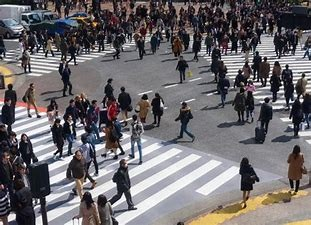
#> input picture images/pedestrian.jpg, 311 x 225 px
$ python SVD_extraction.py
#> lines starting #> are read from the running program, lines starting #| are printed output that depends on the picture
"""
img = mpimg.imread("E:/FFOutput/1024x768_188k.jpg")
img = img[:, :, :]/255
print("原始图像尺寸：", img.shape)

# 灰度化：灰度化是一个加权平均的过程！
a1, a2, a3 = 0.2989, 0.5870, 0.1140
img_gray = img[:,:,0]*a1+img[:,:,1]*a2+img[:,:,2]*a3
print("灰度化后尺寸：", img_gray.shape)

# 奇异值分解，用于压缩图像
M, Q, N = np.linalg.svd(img_gray, full_matrices=True)
# [5 lines of commented-out code are left out]
img1 = mpimg.imread("E:/FFOutput/1.png")
img1 = img1[:, :, :]/255
img_gray1 = img1[:,:,0]*a1+img1[:,:,1]*a2+img1[:,:,2]*a3
M, Q1, N = np.linalg.svd(img_gray1, full_matrices=True)
ans=0
for i in range(min(len(Q),len(Q1))):
    if (Q1[i] == 0):
        continue;
    print(Q[i],Q1[i],Q==Q1)
    p = Q[i] / Q1[i]
    ans += p * np.log2(p)

print('\033[1;31m-----------------------------------------------\033[0m')
print('\033[1;31m Entropy =', abs(ans), '\033[0m')
"""
from PIL import Image
import numpy as np
import cv2


def rebuild_img(u, sigma, v, p):  # p表示奇异值的百分比
    print(p)
    m = len(u)
    n = len(v)
    a = np.zeros((m, n))

    count = (int)(sum(sigma))
    curSum = 0
    k = 0
    while curSum <= count * p:
        uk = u[:, k].reshape(m, 1)
        vk = v[k].reshape(1, n)
        a += sigma[k] * np.dot(uk, vk)
        curSum += sigma[k]
        k += 1
    print('k:', k)
    a[a < 0] = 0
    a[a > 255] = 255
    # 按照最近距离取整数，并设置参数类型为uint8
    return np.rint(a).astype("uint8")


if __name__ == '__main__':
    img = Image.open('images/pedestrian.jpg', 'r')
#> img is the input picture: PIL image 311x225 RGB; mean R, G, B 109.8, 106.2, 109.3
    a = np.array(img)

    for p in np.arange(0.1, 1, 0.1):
        u, sigma, v = np.linalg.svd(a[:, :, 0])
        R = rebuild_img(u, sigma, v, p)

        u, sigma, v = np.linalg.svd(a[:, :, 1])
        G = rebuild_img(u, sigma, v, p)

        u, sigma, v = np.linalg.svd(a[:, :, 2])
        B = rebuild_img(u, sigma, v, p)

        I = np.stack((R,G,B), 2)
        cv2.imshow("img", I)

        cv2.waitKey()
#> this loop made 9 passes
#> pass 1, `u, sigma, v = np.linalg.svd(a[:, :, 0])`:
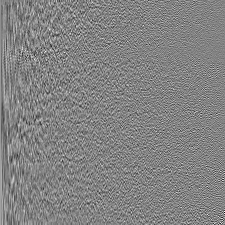
#> u: shape (225, 225) float64; min -0.368, max 0.349, mean 0.000251; drawn with min black and max white
#> pass 1, `u, sigma, v = np.linalg.svd(a[:, :, 0])`:
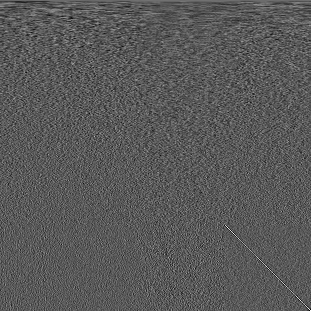
#> v: shape (311, 311) float64; min -0.264, max 0.489, mean 0.000197; drawn with min black and max white
#> pass 1, `R = rebuild_img(u, sigma, v, p)`:
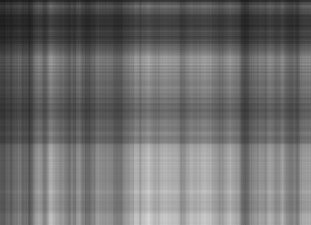
#> R: shape (225, 311); min 26, max 213, mean 109.3
#> pass 1, `u, sigma, v = np.linalg.svd(a[:, :, 1])`:
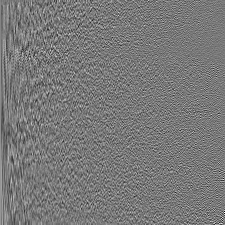
#> u: shape (225, 225) float64; min -0.358, max 0.396, mean 0.000249; drawn with min black and max white
#> after the loop:
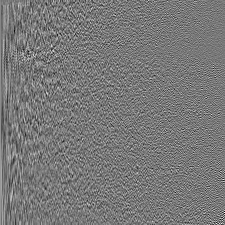
#> u: shape (225, 225) float64; min -0.329, max 0.367, mean 0.000262; drawn with min black and max white

        # 保存图片在img文件夹下
        #Image.fromarray(I).save("img\\svd_" + str(p * 100) + ".jpg")

$ run again, with images/OIP-C.jpg copied over images/pedestrian.jpg
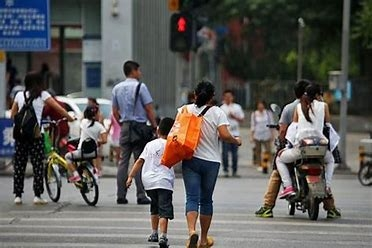
#> input picture images/OIP-C.jpg, 372 x 248 px
#> img is the input picture: PIL image 372x248 RGB; mean R, G, B 92.5, 91.1, 88.9
#> the loop `for p in np.arange(0.1, 1, 0.1):` made 9 passes
#> pass 1, `u, sigma, v = np.linalg.svd(a[:, :, 0])`:
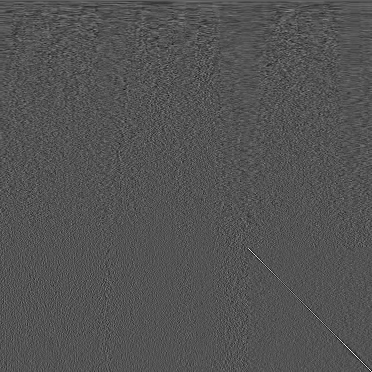
#> v: shape (372, 372) float64; min -0.341, max 0.697, mean 0.000126; drawn with min black and max white
#> after the loop `for p in np.arange(0.1, 1, 0.1):`:
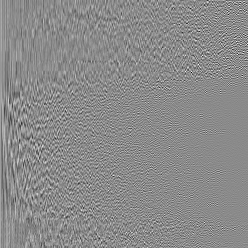
#> u: shape (248, 248) float64; min -0.436, max 0.365, mean 0.000259; drawn with min black and max white

$ run again, with images/pic3.jpg copied over images/pedestrian.jpg
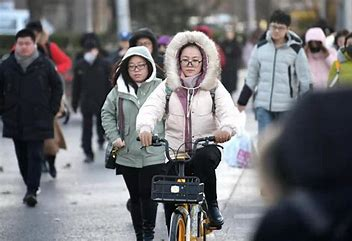
#> input picture images/pic3.jpg, 352 x 241 px
#> img is the input picture: PIL image 352x241 RGB; mean R, G, B 108.3, 108.2, 111.6
#> the loop `for p in np.arange(0.1, 1, 0.1):` made 9 passes
#> pass 1, `u, sigma, v = np.linalg.svd(a[:, :, 0])`:
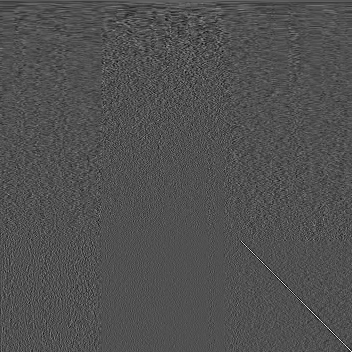
#> v: shape (352, 352) float64; min -0.309, max 0.664, mean 0.000124; drawn with min black and max white
#> after the loop `for p in np.arange(0.1, 1, 0.1):`:
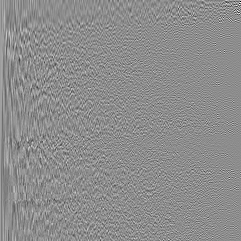
#> u: shape (241, 241) float64; min -0.52, max 0.418, mean 0.000299; drawn with min black and max white
